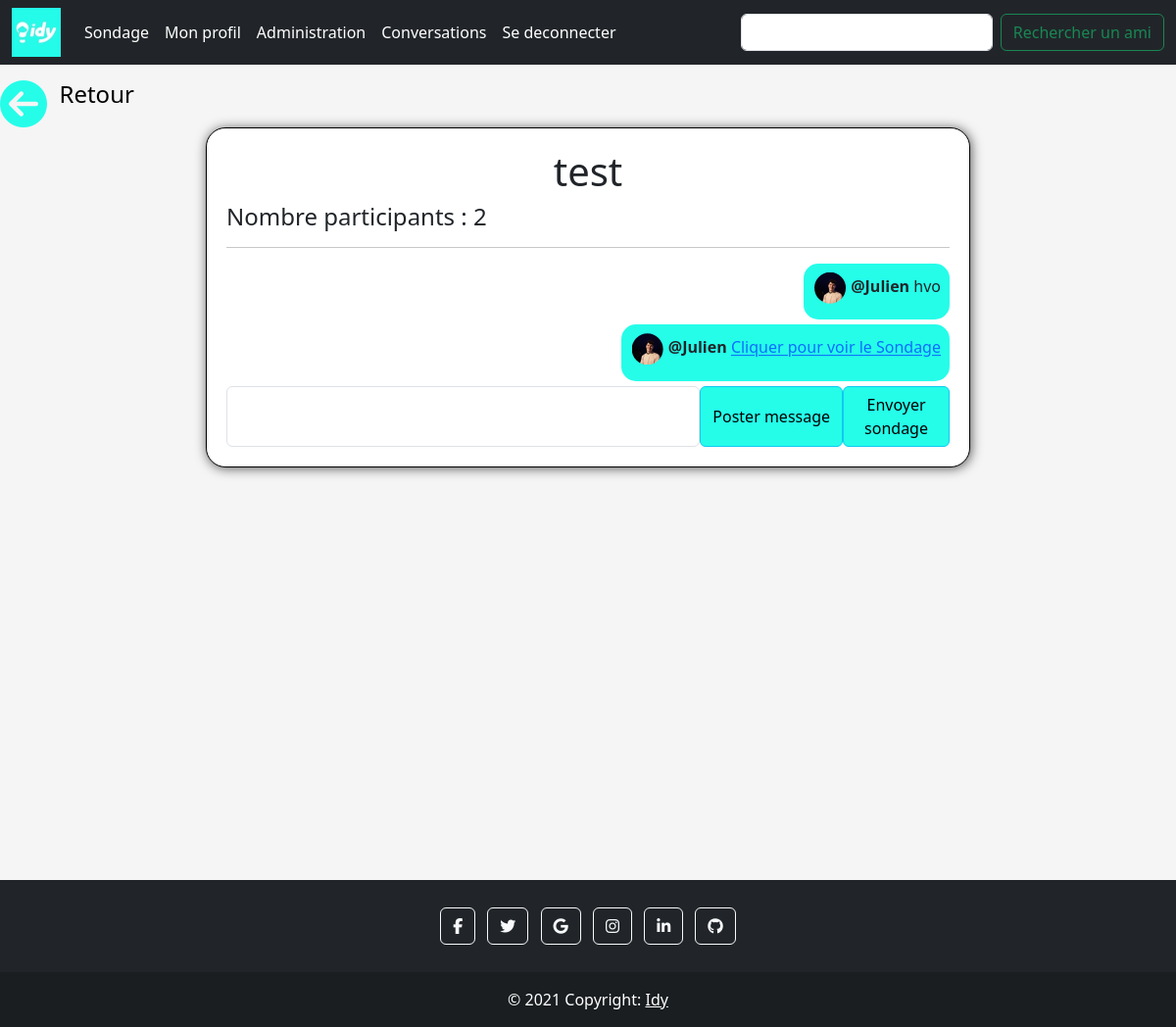
The page /index.php?view=chat&idConv=152 (signed in) on the database its author committed.
### tables this page shows
CREATE TABLE `conversations` (
  `id` int(11) NOT NULL COMMENT 'Clé primaire',
  `active` tinyint(1) NOT NULL DEFAULT '1' COMMENT 'indique si la conversation est active',
  `theme` varchar(40) NOT NULL COMMENT 'Thème de la conversation',
  `idUtilisateur` bigint(20) DEFAULT NULL
);

CREATE TABLE `message` (
  `id` int(11) NOT NULL COMMENT 'Identifiant du message',
  `idConversation` int(11) NOT NULL COMMENT 'Clé étrangère vers la table des conversations',
  `contenu` varchar(150) NOT NULL COMMENT 'Contenu du message',
  `idAuteur` bigint(20) DEFAULT NULL
);

CREATE TABLE `Utilisateurs` (
  `idUtilisateur` bigint(20) NOT NULL,
  `pseudo` varchar(18) NOT NULL,
  `mail` varchar(50) NOT NULL,
  `mdp` varchar(255) NOT NULL,
  `dateOfBirth` date NOT NULL,
  `nbSondagesCréés` int(11) NOT NULL,
  `rang` int(11) NOT NULL COMMENT 'Niveau de l''utilisateur',
  `nbCoins` int(11) NOT NULL COMMENT 'Nombre d''IdYCoins de l''utilsteur (la moulaga)',
  `Pourcentage_rang` int(11) NOT NULL DEFAULT '0',
  `avatar` varchar(100) NOT NULL DEFAULT './ressources/avatar/utilisateur.png',
  `banniere` varchar(100) NOT NULL DEFAULT './ressources/bannieres/bannierepardefaut.jpeg',
  `admin` int(5) NOT NULL DEFAULT '0',
  `blacklist` int(11) NOT NULL DEFAULT '0'
);

### libs/modele.php (called while the page is built, shortened)
<?php
include_once("maLibSQL.pdo.php");
function getabonnement($idUtilisateur){
    $idUtilisateur = htmlentities ($idUtilisateur);
    $SQL="SELECT * FROM ami a, Utilisateurs u WHERE a.idUtilisateur2=u.idUtilisateur AND a.idUtilisateur1='$idUtilisateur'";
    $tabPhp = parcoursRs(SQLSelect($SQL));
    return $tabPhp;
}
function getsondage($idUtilisateur){
    $idUtilisateur = htmlentities($idUtilisateur);
    $SQL = "SELECT * FROM Sondages WHERE Utilisateur='$idUtilisateur'";
    $tabPhp = parcoursRs(SQLSelect($SQL));
    return $tabPhp;
}
function listerMessages($idConv,$format="asso")
{
    $idConv = htmlentities($idConv);
    $SQL ="SELECT m.contenu, u.pseudo as auteur, u.idUtilisateur, u.avatar FROM message m INNER JOIN Utilisateurs u ON m.idAuteur = u.idUtilisateur WHERE m.idConversation='$idConv' AND u.blacklist=0";
    return parcoursRs(SQLSelect($SQL));
}
function getConversation($idConv)
{
    $idConv = htmlentities($idConv);
    $SQL = "SELECT * FROM conversations WHERE id='$idConv'";
    $tabC = parcoursRs(SQLSelect($SQL));
    if (count($tabC) == 1) return $tabC[0];
    else return array();
}
function getnombreUtilsateur($idConv){
	$idConv=htmlentities($idConv);
	$SQL = "SELECT COUNT(idMembre) FROM MembreConversation WHERE idConv='$idConv'";
	return SQLGetchamp($SQL);
}
function verifconv($idUser,$idConv){
	$idUser=htmlentities($idUser);
	$idConv=htmlentities($idConv);
	$SQL = "SELECT * FROM MembreConversation WHERE idConv='$idConv' AND idMembre='$idUser'";
	return SQLSelect($SQL);
}
?>

### libs/maLibSQL.pdo.php (called while the page is built, shortened)
<?php
include_once "config.php";
function SQLGetChamp($sql)
{
	global $BDD_host;
	global $BDD_base;
	global $BDD_user;
	global $BDD_password;
	try {
		$dbh = new PDO("mysql:host=$BDD_host;dbname=$BDD_base", $BDD_user, $BDD_password);
	} catch (PDOException $e) {
		die("<font color=\"red\">SQLGetChamp: Erreur de connexion : " . $e->getMessage() . "</font>");
	}
	$dbh->exec("SET CHARACTER SET utf8");
	$res = $dbh->query($sql);
	$num = $res->rowCount();
	$res->setFetchMode(PDO::FETCH_NUM);
	$ligne = $res->fetch();
	if ($ligne == false) return false;
	else return $ligne[0];
}
function SQLSelect($sql)
{
 	global $BDD_host;
	global $BDD_base;
 	global $BDD_user;
 	global $BDD_password;
	try {
		$dbh = new PDO("mysql:host=$BDD_host;dbname=$BDD_base", $BDD_user, $BDD_password);
	} catch (PDOException $e) {
		die("<font color=\"red\">SQLSelect: Erreur de connexion : " . $e->getMessage() . "</font>");
	}
	$dbh->exec("SET CHARACTER SET utf8");
	$res = $dbh->query($sql);
	$num = $res->rowCount();
	if ($num==0) return false;
	else return $res;
}
function parcoursRs($result)
{
	$result->setFetchMode(PDO::FETCH_ASSOC);
	while ($ligne = $result->fetch())
		$tab[]= $ligne;
	return $tab;
}
?>

### libs/maLibUtils.php (called while the page is built, shortened)
<?php
function valider($nom,$type="REQUEST")
{
	switch($type)
	{
		case 'REQUEST':
		if(isset($_REQUEST[$nom]) && !($_REQUEST[$nom] == ""))
			return proteger($_REQUEST[$nom]);
		break;
		case 'GET':
		if(isset($_GET[$nom]) && !($_GET[$nom] == ""))
			return proteger($_GET[$nom]);
		break;
		case 'SESSION':
		if(isset($_SESSION[$nom]) && !($_SESSION[$nom] == ""))
			return $_SESSION[$nom];
		break;
	}
	return false;
}
function proteger($str)
{
	if (is_array($str))
	{
		$nextTab = array();
		foreach($str as $cle => $val)
		{
			$nextTab[$cle] = addslashes($val);
		}
		return $nextTab;
	}
	else
		return addslashes ($str);
}
?>

### libs/maLibForms.php (the view, shortened to what this page needs)
<?php
function mkForm($action="",$method="get",$class="")
{
	echo "<form action=\"$action\" method=\"$method\" class=\"$class\">\n";
}
function endForm()
{
	echo "</form>\n";
}
function mkInput($type,$name,$value="",$class="",$style="",$id="",$placeholder="")
{
	echo "<input type=\"$type\" name=\"$name\" value=\"$value\" class=\"$class\" style=\"$style\" id=\"$id\" placeholder=\"$placeholder\" />\n";
}
?>

### templates/chat.php (shortened to what this page needs)
<?php
include_once("libs/modele.php");
include_once("libs/maLibUtils.php");
include_once("libs/maLibForms.php");
$idConv = valider("idConv");
?>
<div>
                    <?php
                    $idUtilisateur = $_SESSION['idUtilisateur'];
                    $sondage = getsondage($idUtilisateur);
                    ?>
                    <?php
                    $abonnement = getabonnement($idUtilisateur);
                    ?>
    <a href="index.php?view=conversation" style="display: inline-flex;text-decoration: none;outline: none;"><i class="fas fa-arrow-circle-left fa-3x" style="color:#25fde9;"></i><h4 style="color:black;">&nbsp;&nbsp;Retour</h4></a>
<?php
$dataConv = getConversation($idConv);
echo '<div class="corps" style="text-align: left; border: 1px solid black;width:65%;">';
echo "<h1 style=\"text-align:center;\">" . $dataConv['theme'] . "</h1>";
$nombremembreConv = getnombreUtilsateur($idConv);
echo "<h4> Nombre participants : " . $nombremembreConv . "</h4>";
echo "<hr>";
echo '<div class="row">';
$messages = listerMessages($idConv);
foreach($messages as $nextMessage) {
	echo '<div class="col-md-12">';
        if($nextMessage["idUtilisateur"]!=$_SESSION["idUtilisateur"]){
            echo '<div class="col" style="background-color:#dfe6e9;width:fit-content;padding:4px 4px 0.5px 4px;border-radius:15px;margin-bottom:5px;float:left;">';
               echo '<p style="width:auto;margin-top:5px;margin-right:5px;"><img src="'. $nextMessage["avatar"] .'" style="clip-path: ellipse(50% 50%);height: 32px;width: 32px;margin-right: 1px;margin-left:7px;"> <b>@'. $nextMessage["auteur"] . '</b> ' . $nextMessage["contenu"] . "</p>";
            echo "</div>";
        }else{
            echo '<div class="col" style="background-color:#25fde9;width:fit-content;padding:4px 4px 0.5px 4px;border-radius:15px;margin-bottom:5px;float:right;">';
               echo '<p style="width:auto;margin-top:5px;margin-right:5px;"><img src="'. $nextMessage["avatar"] .'" style="clip-path: ellipse(50% 50%);height: 32px;width: 32px;margin-right: 1px;margin-left:7px;"> <b>@'. $nextMessage["auteur"] . '</b> ' . $nextMessage["contenu"] . "</p>";
            echo "</div>";
        }
	echo "</div>";
}
echo "</div>";
?>
<?php
$dataConv = getConversation($idConv);
if ($dataConv["active"]==1)
	if (valider("connecte","SESSION")){
			echo "<div style='display:flex;'>";
                echo '<button type="button" class="btn btn-info" data-bs-toggle="modal" data-bs-target="#popupsondage" style = "background-color:#25fde9; color:black;">Envoyer sondage</button>';
            echo "</div>";
		}
echo '</div>';
echo '</div>';
?>
</div>

### css/sticky-footer.css (style rules this page uses)
html, body { height: 100%; }

### templates/header.php (style rules this page uses)
html,body { margin: 0 !important;padding: 0; }

### templates/chat.php (style rules this page uses)
.corps { border: 0px solid white; border-radius: 20px; padding: 20px; width:40%; text-align: left; margin: 0 auto; background-color:white; box-shadow: 1px 1px 12px #555; }
body { background-color: #F5F5F5; }

### rows shown on the page
conversations: theme "test"
message: idAuteur.avatar (picture), idAuteur.pseudo "Julien", contenu "hvo"
message: idAuteur.avatar (picture), idAuteur.pseudo "Julien", contenu "Cliquer pour voir le Sondage"

### other values the page prints
$nombremembreConv "2"
